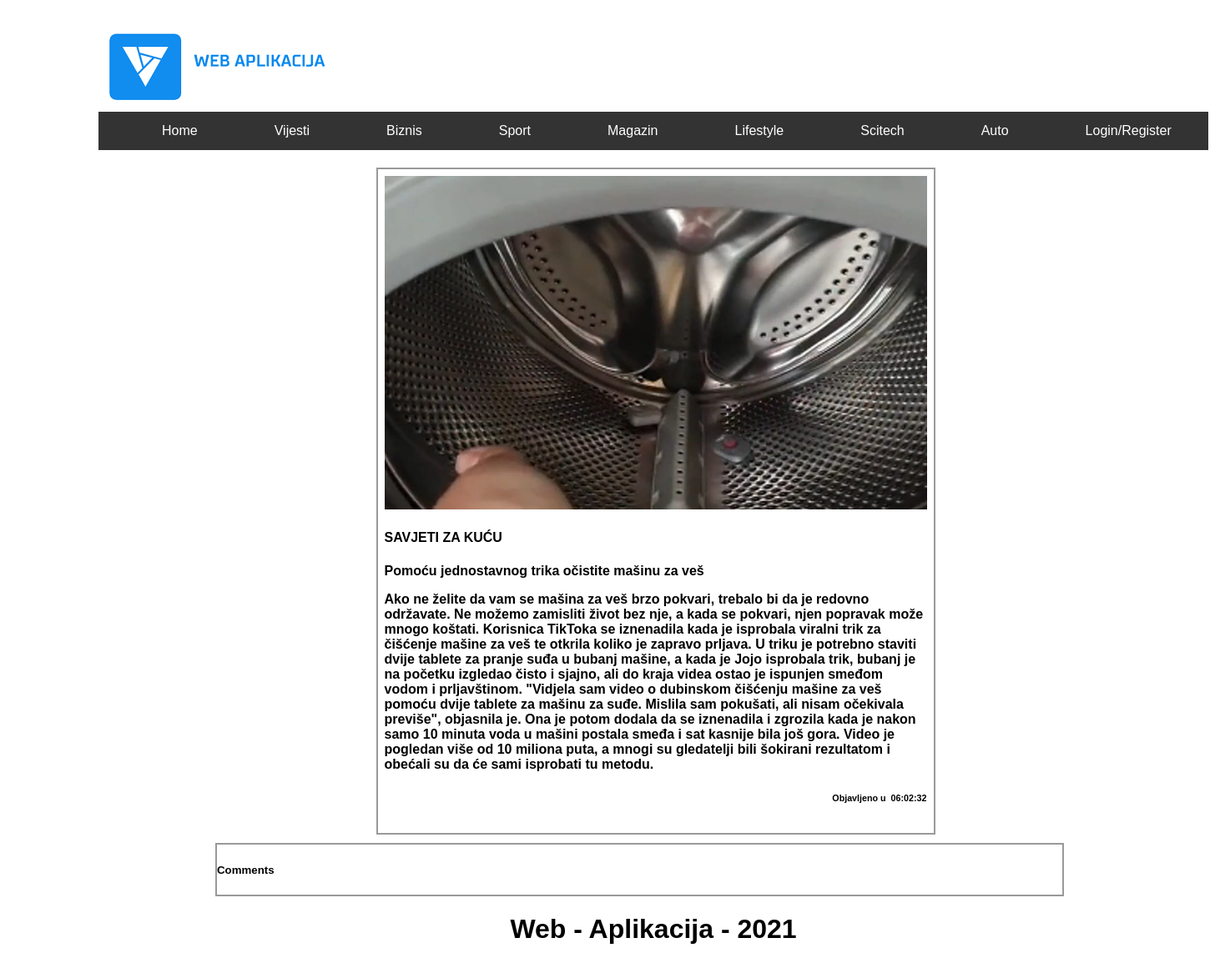
Page /news/Pomoću-jednostavnog-trika-očistite-mašinu-za-veš.php on the committed database.
### tables this page shows
CREATE TABLE `news` (
  `id` int(11) NOT NULL,
  `category` varchar(45) DEFAULT NULL,
  `title` varchar(1000) DEFAULT NULL,
  `description` varchar(1000) DEFAULT NULL,
  `descriptionlnk` varchar(1400) NOT NULL,
  `content` varchar(10000) DEFAULT NULL,
  `time_publish` time NOT NULL,
  `postedby` varchar(66) NOT NULL,
  `image` varchar(255) NOT NULL
);

### news/Pomoću-jednostavnog-trika-očistite-mašinu-za-veš.php (the view, shortened to what this page needs)
<!DOCTYPE html>
<html>
<head>
<link rel="stylesheet" type="text/css" href="../css/style.css">
</head>
<body>
<div class="header">
<img src="../images/4.png">
<ul>
<li><a class="active" href="../index.php">Home</a></li>
  <li><a href="../vijesti.php">Vijesti</a></li>
  <li><a href="../biznis.php">Biznis</a></li>
  <li><a href="../sport.php">Sport</a></li>
  <li><a href="../magazin.php">Magazin</a></li>
  <li><a href="../lifestyle.php">Lifestyle</a></li>
  <li><a href="../scitech.php">Scitech</a></li>
  <li><a href="../auto.php">Auto</a></li>
  <?php
if (isset($_SESSION['username'])) {
	  $username = $_SESSION['username'];
echo '<li><a href="../users/logout.php">Logout</a></li>';
}
else{
  echo '<li><a href="../users/login.php">Login/Register</a></li>';
}
?>
</ul>
  </div>
<div class="container" style="margin: auto;width: 50%;">
      <div class="row">
	  <?php require "../users/connection.php";
			$file = basename($_SERVER['PHP_SELF']);
			$info = pathinfo($file);
			$file_name =  basename($file,'.'.$info['extension']);
            $upit = "SELECT * FROM news WHERE descriptionlnk = '$file_name'";
			$conn = Database::getConnection();
            $q = $conn->query($upit);
            $red = mysqli_fetch_assoc($q);
            echo
            '<div class="column" style="width:650px; max-height: auto;">
              <img src="../images/' .$red['image'].'" alt="" style="width:100%; height: 400px;">
              <div id="text-block-small">
                 <h4>'. $red['title'] .'</h4>
                  <p>' . $red['description'] . '</p>
				  <p>' . $red['content'] .' </p>
				  <h6><p style="text-align:right;  ">Objavljeno u &nbsp' . $red['time_publish'] . '</p></h6>'
				  ?>
              </div>
            </div>
      </div>
</div>
<div class="section" style="width:1013px; margin-left:150px;">
						<h5>Comments</h5>
                </div>
<div id="footer">
<h1 style="text-align:center">Web - Aplikacija - 2021</h1>
  </div>
</body>
</html>

### css/style.css (style rules this page uses)
body { position: absolute; left: 100px; width: auto; height: auto; font-family: Arial, Helvetica, sans-serif; }
a { text-decoration: none; }
p { font-family: Verdana, Geneva, Tahoma, sans-serif; font-weight: bold; }
.header { width: 1330px; overflow: hidden; padding: 20px 10px; margin-bottom: 1px; }
.container { top: 190px; }
ul { list-style-type: none; margin: 0; padding: 0; overflow: hidden; background-color: #333; }
li { float: left; margin-left: 60px; }
li a { display: block; color: white; text-align: center; padding: 14px 16px; text-decoration: none; }
.column { margin-left: 5px; float: left; width: 33.33%; padding: 8px 8px 12px 8px; border: 2px solid #999; }
.row::after { content: ""; clear: both; display: table; border-bottom: 10px solid; }
.section { border: 2px solid #999; }

### rows in the picture
news: image (picture), title "SAVJETI ZA KUĆU", description "Pomoću jednostavnog trika očistite mašinu za veš", content "Ako ne želite da vam se mašina za veš brzo pokvari, trebalo bi da je redovno održavate. Ne možemo zamisliti život bez nje, a kada se pokvari, njen popravak može mnogo koštati. Korisnica TikToka se iznenadila kada je isprobala viralni trik za čišćenje mašine za veš te otkrila koliko je zapravo prljava. U triku je potrebno staviti dvije tablete za pranje suđa u bubanj mašine, a kada je Jojo isprobala trik, bubanj je na početku izgledao čisto i sjajno, ali do kraja videa ostao je ispunjen smeđom vodom i prljavštinom. \"Vidjela sam video o dubinskom čišćenju mašine za veš pomoću dvije tablete za mašinu za suđe. Mislila sam pokušati, ali nisam očekivala previše\", objasnila je. Ona je potom dodala…", time_publish "06:02:32"
